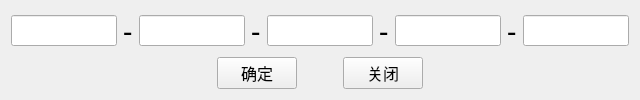
<?xml version="1.0" encoding="UTF-8"?>
<ui version="4.0">
 <class>authorize</class>
 <widget class="QWidget" name="authorize">
  <property name="geometry">
   <rect>
    <x>0</x>
    <y>0</y>
    <width>640</width>
    <height>95</height>
   </rect>
  </property>
  <property name="font">
   <font>
    <family>微软雅黑</family>
    <pointsize>12</pointsize>
   </font>
  </property>
  <property name="windowTitle">
   <string>修改授权码</string>
  </property>
  <layout class="QVBoxLayout" name="verticalLayout">
   <item>
    <layout class="QHBoxLayout" name="horizontalLayout">
     <item>
      <widget class="QLineEdit" name="key_1">
       <property name="font">
        <font>
         <family>微软雅黑</family>
         <pointsize>12</pointsize>
        </font>
       </property>
      </widget>
     </item>
     <item>
      <widget class="QLabel" name="label">
       <property name="font">
        <font>
         <family>微软雅黑</family>
         <pointsize>22</pointsize>
        </font>
       </property>
       <property name="text">
        <string>-</string>
       </property>
      </widget>
     </item>
     <item>
      <widget class="QLineEdit" name="key_2">
       <property name="font">
        <font>
         <family>微软雅黑</family>
         <pointsize>12</pointsize>
        </font>
       </property>
      </widget>
     </item>
     <item>
      <widget class="QLabel" name="label_2">
       <property name="font">
        <font>
         <family>微软雅黑</family>
         <pointsize>22</pointsize>
        </font>
       </property>
       <property name="text">
        <string>-</string>
       </property>
      </widget>
     </item>
     <item>
      <widget class="QLineEdit" name="key_3">
       <property name="font">
        <font>
         <family>微软雅黑</family>
         <pointsize>12</pointsize>
        </font>
       </property>
      </widget>
     </item>
     <item>
      <widget class="QLabel" name="label_3">
       <property name="font">
        <font>
         <family>微软雅黑</family>
         <pointsize>22</pointsize>
        </font>
       </property>
       <property name="text">
        <string>-</string>
       </property>
      </widget>
     </item>
     <item>
      <widget class="QLineEdit" name="key_4">
       <property name="font">
        <font>
         <family>微软雅黑</family>
         <pointsize>12</pointsize>
        </font>
       </property>
      </widget>
     </item>
     <item>
      <widget class="QLabel" name="label_4">
       <property name="font">
        <font>
         <family>微软雅黑</family>
         <pointsize>22</pointsize>
        </font>
       </property>
       <property name="text">
        <string>-</string>
       </property>
      </widget>
     </item>
     <item>
      <widget class="QLineEdit" name="key_5">
       <property name="font">
        <font>
         <family>微软雅黑</family>
         <pointsize>12</pointsize>
        </font>
       </property>
      </widget>
     </item>
    </layout>
   </item>
   <item>
    <layout class="QHBoxLayout" name="horizontalLayout_2">
     <item>
      <spacer name="horizontalSpacer_2">
       <property name="orientation">
        <enum>Qt::Horizontal</enum>
       </property>
       <property name="sizeHint" stdset="0">
        <size>
         <width>40</width>
         <height>20</height>
        </size>
       </property>
      </spacer>
     </item>
     <item>
      <widget class="QPushButton" name="confirm_button">
       <property name="maximumSize">
        <size>
         <width>100</width>
         <height>16777215</height>
        </size>
       </property>
       <property name="text">
        <string>确定</string>
       </property>
      </widget>
     </item>
     <item>
      <spacer name="horizontalSpacer">
       <property name="orientation">
        <enum>Qt::Horizontal</enum>
       </property>
       <property name="sizeType">
        <enum>QSizePolicy::Maximum</enum>
       </property>
       <property name="sizeHint" stdset="0">
        <size>
         <width>40</width>
         <height>20</height>
        </size>
       </property>
      </spacer>
     </item>
     <item>
      <widget class="QPushButton" name="close_button">
       <property name="maximumSize">
        <size>
         <width>100</width>
         <height>16777215</height>
        </size>
       </property>
       <property name="text">
        <string>关闭</string>
       </property>
      </widget>
     </item>
     <item>
      <spacer name="horizontalSpacer_3">
       <property name="orientation">
        <enum>Qt::Horizontal</enum>
       </property>
       <property name="sizeHint" stdset="0">
        <size>
         <width>40</width>
         <height>20</height>
        </size>
       </property>
      </spacer>
     </item>
    </layout>
   </item>
  </layout>
 </widget>
 <resources/>
 <connections/>
</ui>
